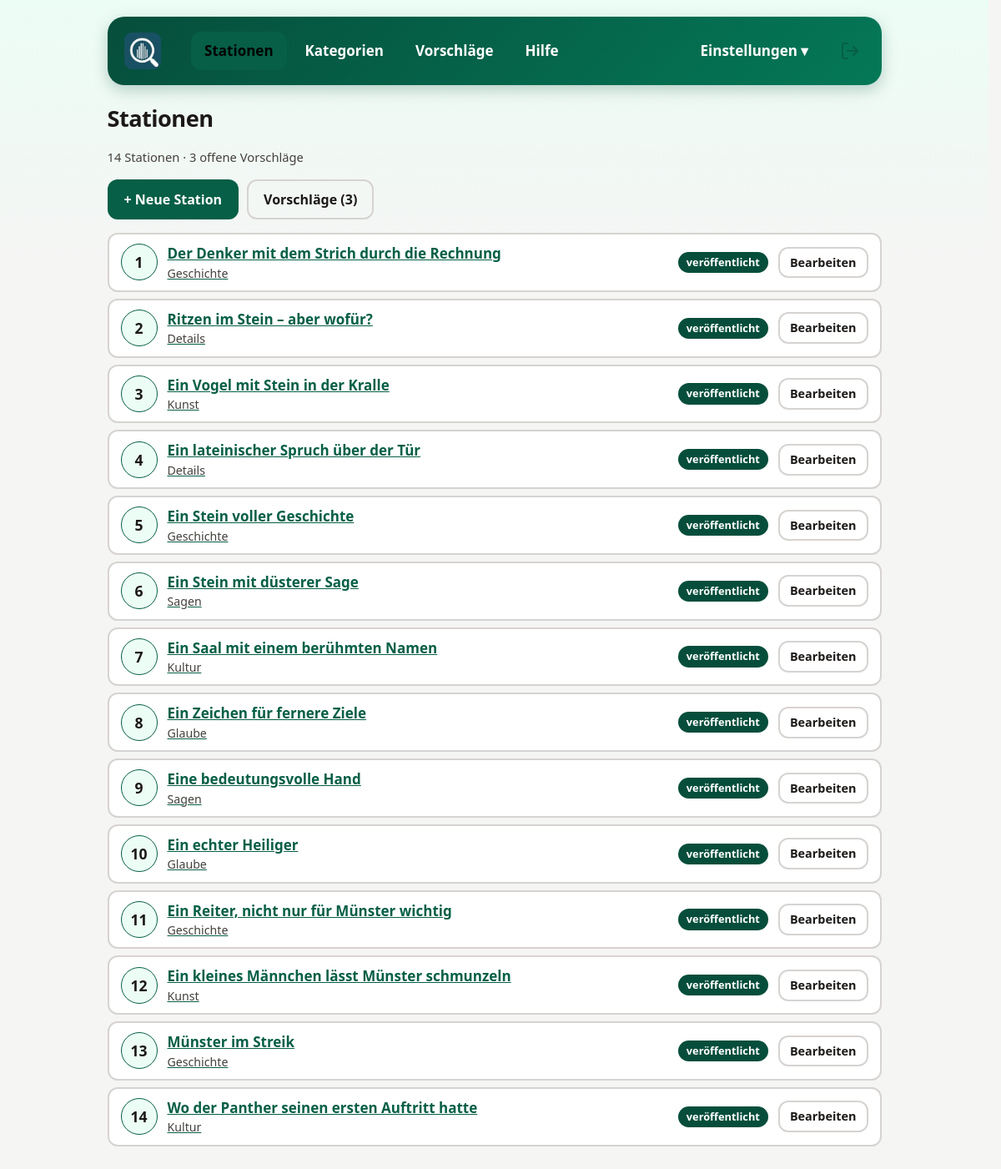
The page /admin/index.php (signed in) on the database its author committed.
### tables this page shows
CREATE TABLE stations (
    id TEXT PRIMARY KEY,
    number INTEGER NOT NULL,
    title TEXT NOT NULL,
    teaser_text TEXT,
    hint TEXT NOT NULL,
    lat NUMERIC NOT NULL,
    lon NUMERIC NOT NULL,
    correct_option_index INTEGER NOT NULL,
    solution_title TEXT NOT NULL,
    solution_caption TEXT,
    info TEXT NOT NULL,
    task_image TEXT NOT NULL,
    solution_image TEXT,
    category TEXT NOT NULL,
    status TEXT NOT NULL DEFAULT 'published'
        CHECK (status IN ('published', 'archived')),
    created_at TEXT NOT NULL,
    updated_at TEXT NOT NULL
);

CREATE TABLE categories (
    id TEXT PRIMARY KEY,
    name TEXT NOT NULL,
    description TEXT NOT NULL DEFAULT '',
    icon TEXT,
    color TEXT NOT NULL DEFAULT '#065f46'
        CHECK (length(color) = 7 AND color GLOB '#[0-9A-Fa-f][0-9A-Fa-f][0-9A-Fa-f][0-9A-Fa-f][0-9A-Fa-f][0-9A-Fa-f]'),
    created_at TEXT NOT NULL,
    updated_at TEXT NOT NULL
);

### includes/config.php (called while the page is built, shortened)
<?php
function config(string $key = null)
{
    static $config = null;
    if ($config === null) {
        $root = dirname(__DIR__);
        $config = [
            'root' => $root,
            'db_path' => $root . '/data/game.sqlite',
            'schema_path' => $root . '/setup/schema.sql',
            'upload_dir' => $root . '/uploads',
            'upload_url' => 'uploads',
            'upload_max_bytes' => 8 * 1024 * 1024,
            'upload_max_edge' => 4000,
            'session_name' => 'muenster_admin',
            'session_timeout' => 300,
            'login_max_attempts' => 5,
            'login_window' => 900,
            'suggest_max_per_hour' => 5,
            'allow_http_links' => true,
            'timezone' => 'Europe/Berlin',
            'debug' => false,
        ];
        $local = __DIR__ . '/config.local.php';
        if (is_file($local)) {
            $config = array_merge($config, (array) require $local);
        }
        date_default_timezone_set($config['timezone']);
    }
    return $key === null ? $config : $config[$key];
}

### includes/config.local.php (called while the page is built)
<?php return ['debug' => true];

### includes/database.php (called while the page is built, shortened)
<?php
require_once __DIR__ . '/config.php';
function db(): PDO
{
    static $pdo = null;
    if ($pdo === null) {
        $path = config('db_path');
        $isNew = !is_file($path);
        $pdo = new PDO('sqlite:' . $path, null, null, [
            PDO::ATTR_ERRMODE => PDO::ERRMODE_EXCEPTION,
            PDO::ATTR_DEFAULT_FETCH_MODE => PDO::FETCH_ASSOC,
            PDO::ATTR_EMULATE_PREPARES => false,
        ]);
        $pdo->exec('PRAGMA foreign_keys = ON');
        $pdo->exec('PRAGMA busy_timeout = 5000');
        $schema = is_readable(config('schema_path')) ? trim((string) file_get_contents(config('schema_path'))) : '';
        if ($schema !== '') {
            $pdo->exec($schema);
        } elseif ($isNew) {
            throw new RuntimeException('Schema-Datei fehlt oder ist leer: ' . config('schema_path'));
        }
        $stationColumns = $pdo->query('PRAGMA table_info(stations)')->fetchAll(PDO::FETCH_COLUMN, 1);
        $errorColumns = $pdo->query('PRAGMA table_info(client_errors)')->fetchAll(PDO::FETCH_COLUMN, 1);
        if (!in_array('origin', $errorColumns, true)) {
            $pdo->exec("ALTER TABLE client_errors ADD COLUMN origin TEXT NOT NULL DEFAULT 'client'");
        }
        $adminColumns = $pdo->query('PRAGMA table_info(admins)')->fetchAll(PDO::FETCH_COLUMN, 1);
    }
    return $pdo;
}

### includes/validation.php (called while the page is built, shortened)
<?php
require_once __DIR__ . '/config.php';
require_once __DIR__ . '/database.php';
function all_categories(): array
{
    return db()->query('SELECT id, name, description, icon, color FROM categories ORDER BY name COLLATE NOCASE')->fetchAll();
}

### admin/index.php (the view, shortened to what this page needs)
<?php
require __DIR__ . '/_bootstrap.php';
$admin = require_admin();
$stations = db()->query('SELECT id, number, title, category, status, task_image FROM stations ORDER BY number')->fetchAll();
$categories = array_column(all_categories(), null, 'id');
$pending = (int) db()->query("SELECT COUNT(*) FROM station_suggestions WHERE status = 'pending'")->fetchColumn();
admin_header('Stationen', $admin);
?>
<h1 class="admin-title">Stationen</h1>
<p class="page-subtitle task-intro"><?= count($stations) ?> Stationen · <?= $pending ?> offene Vorschläge</p>
<div class="admin-toolbar">
  <a class="btn" href="station-edit.php">+ Neue Station</a>
  <a class="btn secondary" href="suggestions.php">Vorschläge (<?= $pending ?>)</a>
</div>
<ul class="station-list">
  <?php foreach ($stations as $s): $c = $categories[$s['category']] ?? null; $archived = $s['status'] !== 'published'; ?>
  <li class="station-item<?= $archived ? ' station-item--archived' : '' ?>">
    <span class="ico" aria-hidden="true"><?= h($s['number']) ?></span>
    <a class="admin-main" href="station-edit.php?id=<?= h(urlencode($s['id'])) ?>"><?= h($s['title']) ?>
      <small><?= h($c['name'] ?? $s['category']) ?><?= $s['task_image'] === '' ? ' · ⚠ Aufgabenbild fehlt' : '' ?></small></a>
    <span class="badge<?= $archived ? ' badge--archived' : '' ?>"><?= $archived ? 'archiviert' : 'veröffentlicht' ?></span>
    <span class="admin-actions">
      <a class="btn secondary small" href="station-edit.php?id=<?= h(urlencode($s['id'])) ?>">Bearbeiten</a>
    </span>
  </li>
  <?php endforeach; ?>
</ul>
<?php admin_footer();

### admin/_bootstrap.php (shortened to what this page needs)
<?php
require_once __DIR__ . '/../includes/config.php';
require_once __DIR__ . '/../includes/database.php';
require_once __DIR__ . '/../includes/validation.php';
function h($value): string
{
    return htmlspecialchars((string) $value, ENT_QUOTES | ENT_SUBSTITUTE, 'UTF-8');
}
function admin_header(string $title, ?array $admin = null, string $extraHead = ''): void
{
    $current = basename((string) ($_SERVER['SCRIPT_NAME'] ?? ''));
    $nav = [
        'index.php' => ['Stationen', ['index.php', 'station-edit.php']],
        'categories.php' => ['Kategorien', ['categories.php', 'category-edit.php']],
        'suggestions.php' => ['Vorschläge', ['suggestions.php']],
        'help.php' => ['Hilfe', ['help.php']],
    ];
    $menu = [
        'statistics.php' => ['Statistik', ['statistics.php']],
        'errors.php' => ['Fehler', ['errors.php']],
        'settings.php' => ['Einstellungen', ['settings.php']],
        'admins.php' => ['Admins', ['admins.php', 'password.php']],
    ];
    echo '<!doctype html><html lang="de"><head><meta charset="utf-8">',
        '<meta name="viewport" content="width=device-width, initial-scale=1">',
        '<meta name="color-scheme" content="light dark">',
        '<meta name="robots" content="noindex,nofollow">',
        '<title>', h($title), ' – Admin Münster unvermutet</title>',
        '<link rel="stylesheet" href="admin.css">', $extraHead, '</head><body><div class="page">';
    echo '<header class="hero"><div class="admin-bar"><a class="admin-brand" href="index.php"><img src="../MS_Rathhaus_Logo.jpg" alt="Münster unvermutet"></a>';
    if ($admin) {
        echo '<nav class="admin-nav" aria-label="Hauptnavigation">';
        foreach ($nav as $href => [$label, $pages]) {
            echo '<a href="', $href, '"', in_array($current, $pages, true) ? ' aria-current="page"' : '', '>', $label, '</a>';
        }
        $menuLabel = 'Einstellungen';
        $menuActive = false;
        $items = '';
        foreach ($menu as $href => [$label, $pages]) {
            $active = in_array($current, $pages, true);
            $items .= '<a href="' . $href . '"' . ($active ? ' aria-current="page"' : '') . '>' . $label . '</a>';
        }
        echo '<div class="nav-menu"><button type="button" class="nav-menu-toggle"', $menuActive ? ' aria-current="page"' : '',
            ' aria-haspopup="true">', $menuLabel, ' <span aria-hidden="true">▾</span></button><div class="nav-menu-list">', $items, '</div></div>';
        echo '</nav><div class="admin-user">',
            '<form method="post" action="logout.php">', csrf_field(),
            '<button class="logout-btn" title="Abmelden" aria-label="Abmelden"><svg viewBox="0 0 24 24" width="24" height="24" fill="none" stroke="currentColor" stroke-width="2" stroke-linecap="round" stroke-linejoin="round" aria-hidden="true"><path d="M9 21H5a2 2 0 0 1-2-2V5a2 2 0 0 1 2-2h4"/><path d="M16 17l5-5-5-5"/><path d="M21 12H9"/></svg></button></form></div>';
    }
    echo '</div></header><main>';
}
function admin_footer(): void
{
    echo '</main></div></body></html>';
}

### admin/admin.css (style rules this page uses)
:root { font-family: system-ui, -apple-system, 'Segoe UI', sans-serif; color-scheme: light dark; --green: #065f46; --green-dark: #064e3b; --green-soft: #ecfdf5; --ink: #1c1917; --muted: #44403c; --bg: #f5f5f4; --bg-top: #ecfdf5; --surface: #fff; --surface-alt: #f5f5f4; --border: #d6d3d1; --border-soft: #e7e5e4; --link: #065f46; --focus: #f59e0b; --danger: #b91c1c; --danger-soft: #fee2e2; --ok-soft: #d1fae5; --hero-from: #064e3b; --hero-to: #047857; --hero-text: #d1fae5; --cat: #065f46; --cat-soft: #ecfdf5; --shadow: rgba(6, 78, 59, 0.25); }
* { box-sizing: border-box; }
body { margin: 0; background: linear-gradient(180deg, var(--bg-top) 0, var(--bg) 320px) no-repeat var(--bg); color: var(--ink); font-size: 1.0625rem; line-height: 1.5; }
a { color: var(--link); }
html { scrollbar-gutter: stable; overflow-y: scroll; }
main { animation: page-fade-in 0.2s ease-out; }
.page { max-width: 960px; margin: 0 auto; padding: 20px 16px 48px; }
.hero { background: linear-gradient(135deg, var(--hero-from), var(--hero-to)); color: #fff; border-radius: 20px; padding: 18px 20px; box-shadow: 0 6px 18px var(--shadow); margin-bottom: 20px; }
.hero h1, .hero .admin-brand { margin: 0; font-size: 1.4rem; letter-spacing: -0.02em; color: inherit; }
.admin-bar { display: flex; align-items: center; gap: 10px 16px; }
.admin-nav { display: flex; flex: 1; gap: 6px; margin-left: 20px; }
.admin-nav .nav-menu { margin-left: auto; }
.admin-nav a, .nav-menu-toggle { color: inherit; text-decoration: none; font: inherit; font-weight: 700; min-height: 0; padding: 8px 14px; border-radius: 12px; border: 2px solid transparent; background: transparent; display: inline-flex; align-items: center; gap: 4px; cursor: pointer; transform: none; }
.admin-nav a[aria-current='page'], .nav-menu-toggle[aria-current='page'] { background: var(--green); color: #000; border-color: var(--green); }
.nav-menu { position: relative; }
.admin-brand { display: inline-flex; }
.admin-brand img { height: 44px; width: auto; border-radius: 9px; display: block; }
.logout-btn { background: transparent; color: var(--green); border: 0; min-height: 0; padding: 6px; border-radius: 12px; }
.admin-user { display: flex; align-items: center; gap: 10px; font-size: 0.9rem; }
.admin-user form { margin: 0; }
h1.admin-title { font-size: 1.7rem; letter-spacing: -0.02em; margin: 0 0 4px; color: var(--ink); }
.admin-toolbar { display: flex; flex-wrap: wrap; gap: 10px; align-items: center; margin: 16px 0; }
button, .btn { cursor: pointer; font: inherit; font-size: 1rem; font-weight: 600; min-height: 44px; padding: 10px 18px; border-radius: 12px; border: 2px solid transparent; text-decoration: none; display: inline-flex; align-items: center; justify-content: center; gap: 6px; background: var(--green); color: #fff; transition: transform 0.18s ease, background-color 0.18s ease; }
button.secondary, .btn.secondary, .back-button { background: transparent; color: var(--ink); border-color: var(--border); font-weight: 700; }
button.small, .btn.small { min-height: 36px; padding: 6px 12px; font-size: 0.9rem; }
.task-intro, .muted { color: var(--muted); font-size: 0.92rem; }
.badge { display: inline-block; font-size: 0.8rem; font-weight: 700; padding: 3px 10px; border-radius: 999px; background: var(--green-dark); color: #fff; }
.station-list { list-style: none; margin: 16px 0 0; padding: 0; display: grid; gap: 8px; }
.station-item { display: flex; align-items: center; gap: 12px; background: var(--surface); color: var(--ink); border: 2px solid var(--border); border-radius: 12px; padding: 10px 14px; min-height: 60px; font-weight: 600; }
.station-item .ico { flex: 0 0 44px; height: 44px; border-radius: 50%; background: var(--cat-soft); border: 1px solid var(--cat); display: flex; align-items: center; justify-content: center; font-size: 1.1rem; font-weight: 800; overflow: hidden; }
.station-item .admin-main { flex: 1; min-width: 0; }
.station-item small { display: block; font-weight: 500; color: var(--muted); }
.admin-actions { display: flex; gap: 8px; flex-wrap: wrap; align-items: center; }

### rows shown on the page
stations: number "1", title "Der Denker mit dem Strich durch die Rechnung", category.name "Geschichte", status "veröffentlicht"
stations: number "2", title "Ritzen im Stein – aber wofür?", category.name "Details", status "veröffentlicht"
stations: number "3", title "Ein Vogel mit Stein in der Kralle", category.name "Kunst", status "veröffentlicht"
stations: number "4", title "Ein lateinischer Spruch über der Tür", category.name "Details", status "veröffentlicht"
stations: number "5", title "Ein Stein voller Geschichte", category.name "Geschichte", status "veröffentlicht"
stations: number "6", title "Ein Stein mit düsterer Sage", category.name "Sagen", status "veröffentlicht"
stations: number "7", title "Ein Saal mit einem berühmten Namen", category.name "Kultur", status "veröffentlicht"
stations: number "8", title "Ein Zeichen für fernere Ziele", category.name "Glaube", status "veröffentlicht"
stations: number "9", title "Eine bedeutungsvolle Hand", category.name "Sagen", status "veröffentlicht"
stations: number "10", title "Ein echter Heiliger", category.name "Glaube", status "veröffentlicht"
stations: number "11", title "Ein Reiter, nicht nur für Münster wichtig", category.name "Geschichte", status "veröffentlicht"
stations: number "12", title "Ein kleines Männchen lässt Münster schmunzeln", category.name "Kunst", status "veröffentlicht"
stations: number "13", title "Münster im Streik", category.name "Geschichte", status "veröffentlicht"
stations: number "14", title "Wo der Panther seinen ersten Auftritt hatte", category.name "Kultur", status "veröffentlicht"

### other values the page prints
$label "Stationen"
$label "Kategorien"
$label "Vorschläge"
$label "Hilfe"
$menuLabel "Einstellungen"
count($stations) "14"
$pending "3"
